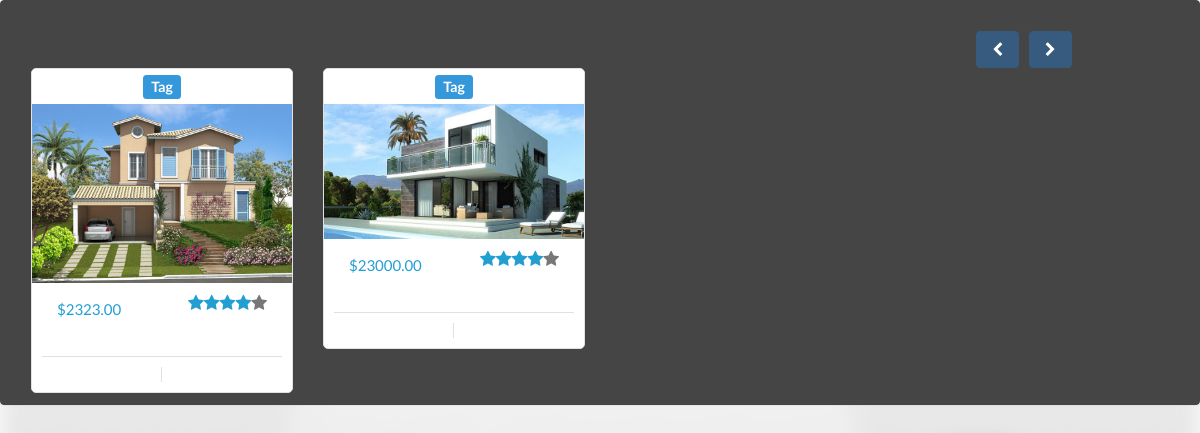
/HouseMate2_2/adminhomepage.php, run on an earlier commit of the app's database.
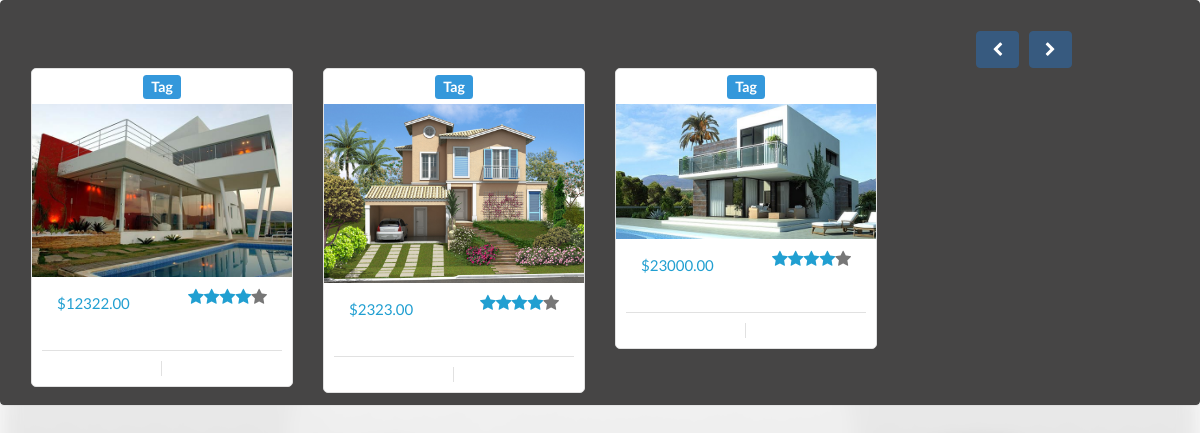
And on a later commit of the database.
### tables this page shows
CREATE TABLE IF NOT EXISTS `inmueble` (
  `IdInmueble` varchar(5) NOT NULL,
  `Dueno` varchar(5) DEFAULT NULL,
  `Direccion` varchar(140) NOT NULL,
  `Descripcion` varchar(140) NOT NULL,
  `VentaRenta` int(1) NOT NULL,
  `Tipopropiedad` int(1) NOT NULL,
  `Precio` varchar(20) NOT NULL,
  `Imagen` varchar(100) NOT NULL,
  `DescDire` text,
  `estado` varchar(1) NOT NULL,
  `areadeterreno` varchar(15) NOT NULL,
  `areadeconstruc` varchar(15) NOT NULL,
  `aprovado` varchar(1) NOT NULL,
  `age` varchar(2) NOT NULL,
  `valuo1` varchar(15) NOT NULL,
  `valuo2` varchar(15) NOT NULL,
  `total` varchar(20) NOT NULL,
  PRIMARY KEY (`IdInmueble`),
  KEY `Dueno` (`Dueno`)
);

CREATE TABLE IF NOT EXISTS `tbusuario` (
  `idUsuario` varchar(5) NOT NULL DEFAULT '',
  `nombre` varchar(20) DEFAULT NULL,
  `apellido` varchar(20) DEFAULT NULL,
  `fechanac` date NOT NULL,
  `correo` varchar(50) DEFAULT NULL,
  `usuario` varchar(20) DEFAULT NULL,
  `contra` varchar(20) DEFAULT NULL,
  `tipo` int(1) DEFAULT NULL,
  `image` varchar(40) DEFAULT NULL,
  PRIMARY KEY (`idUsuario`),
  UNIQUE KEY `usuario` (`usuario`),
  UNIQUE KEY `usuario_2` (`usuario`),
  UNIQUE KEY `correo` (`correo`)
);

### HouseMate2_2/Call/housein.php (the view, shortened to what this page needs)
<?php
$quero = "SELECT * FROM inmueble ORDER BY IdInmueble DESC LIMIT 8";
$cs = mysql_query($quero);
$count = 0;
while($row=mysql_fetch_array($cs))
{
	switch($count)
	{
		case 0:
			echo "<div class='item active'><div class='row'>";
		break;
	}
	$var = "";
switch($row['VentaRenta'])
{
	case 1:
	$var = $lang['Renta'];
	break;
	case 2:
	$var = $lang['Venta'];
	break;
}
echo "<div class='col-sm-3'>
		<div class='col-item'>
			<h4 class='text-center'><span class='label label-info'>Tag</span></h4>
				<div class='photo'>
					<img src='".$row['Imagen']."' class='limitante img-responsive' alt='a' />
				</div>
				<div class='info'>
					<div class='row'>
						<div class='price col-md-6'>
							<h5>
								$var</h5>
							<h5 class='price-text-color'>
								$".$row['Precio'].".00</h5>
						</div>
						<div class='rating hidden-sm col-md-6'>
							<i class='price-text-color fa fa-star'></i><i class='price-text-color fa fa-star'>
							</i><i class='price-text-color fa fa-star'></i><i class='price-text-color fa fa-star'>
							</i><i class='fa fa-star'></i>
						</div>
					</div>
					<div class='separator clear-left'>
						<p class='btn-add'>"
						;
						$dueno = "SELECT * FROM tbusuario WHERE idUsuario ='".$row['Dueno']."'";
						$dueno_con = mysql_query($dueno);
						while($row2 = mysql_fetch_array($dueno_con)){
						echo "<i class='fa fa-shopping-cart'></i><a href='perfil.php?usuario=".$row2['usuario']."' class='hidden-sm'>".$lang['Ca1']."</a></p>";
						}
						echo"
						<p class='btn-details'>
							<i class='fa fa-list'></i><a href='inmueble.php?IdInmueble=".$row['IdInmueble']."&tip=".$_SESSION['tip']."' class='hidden-sm'>".$lang['Ca2']."</a></p>
					</div>
					<div class='clearfix'>
					</div>
				</div>
			</div>
		</div>";
		$count++;
}
?>

### HouseMate2_2/adminhomepage.php (shortened to what this page needs)
<?php
    echo("
    <link href='css/bootstrap.min.css' rel='stylesheet'/>
<meta charset=utf-8 />
    ");
?>
<head>
   <link href='css/bootstrap.min.css' rel='stylesheet'/>
	<link href='css/appeal.css' rel='stylesheet'/>
	<link href='css/intro.css' rel='stylesheet'/>
	<link href="css/bootstrap-table.css" rel="stylesheet">
</head>
<body id="intro">
<div class="panel panel-default">
    <div class="panel-heading">
        <div class="panel-body">
                <div class="row">
				<div class="col-md-8">
				 <ol class="breadcrumb bread-primary breadnomargin">
				</ol>
                   </div>
                    <div class="col-md-3">
                        <div class="controls pull-right hidden-xs">
                            <a class="left fa fa-chevron-left btn btn-primary" href="#carousel-example"
                                data-slide="prev"></a><a class="right fa fa-chevron-right btn btn-primary" href="#carousel-example"
                                    data-slide="next"></a>
                        </div>
                    </div>
                </div>
                <div id="carousel-example" class="carousel slide hidden-xs" data-ride="carousel">
                    <div class="carousel-inner">
                    <?php
                    include ('Call/housein.php');
                    ?>
                    </div>
                </div>
        </div>
    </div>
</div>
</div>
</body>

### HouseMate2_2/css/appeal.css (style rules this page uses)
.col-item { border: 1px solid #E1E1E1; border-radius: 5px; background: #FFF; }
.col-item .photo img { margin: 0 auto; width: 100%; }
.col-item .info { padding: 10px; border-radius: 0 0 5px 5px; margin-top: 1px; }
.col-item .price { float: left; margin-top: 5px; }
.col-item .price h5 { line-height: 20px; margin: 0; }
.price-text-color { color: #219FD1; }
.col-item .info .rating { color: #777; }
.col-item .rating { float: left; font-size: 17px; text-align: right; line-height: 52px; margin-bottom: 10px; height: 52px; }
.col-item .separator { border-top: 1px solid #E1E1E1; }
.clear-left { clear: left; }
.col-item .separator p { line-height: 20px; margin-bottom: 0; margin-top: 10px; text-align: center; }
.col-item .separator p i { margin-right: 5px; }
.col-item .btn-add { width: 50%; float: left; }
.col-item .btn-add { border-right: 1px solid #E1E1E1; }
.col-item .btn-details { width: 50%; float: left; padding-left: 10px; }
.controls { margin-top: 20px; }
[data-slide="prev"] { margin-right: 10px; }

### HouseMate2_2/css/intro.css (style rules this page uses)
#intro { font-family: "Lato","Helvetica Neue",Helvetica,Arial,sans-serif; font-size: 15px; line-height: 1.42857143; height: 100%; }
#intro:before { position:fixed; z-index: -1; background: url(http://www.permanenttrust.co.za/wp-content/uploads/2014/08/property-news-img3.jpg) no-repeat; background-size: cover; }

What changed in the data, as far as the page shows it:
added inmueble: Imagen (picture), Precio "12322"
